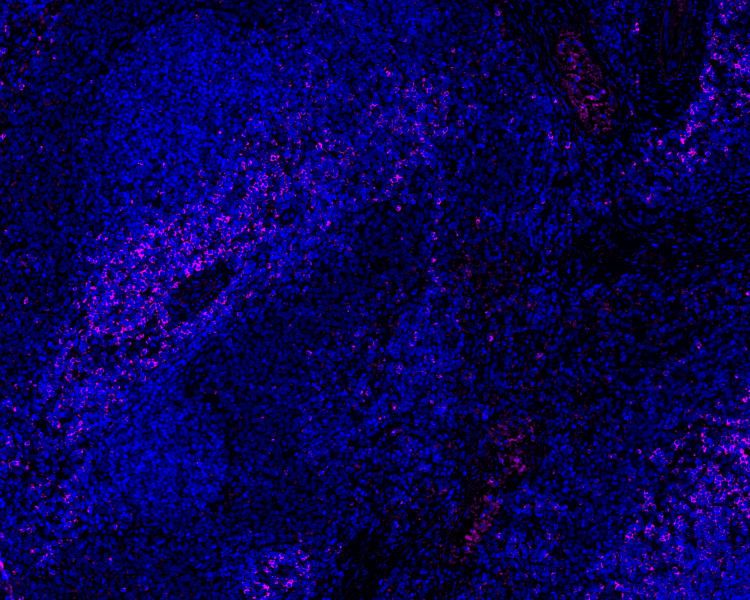
#> input picture ColorDeck_test image/2_Spleen_DAPI_CD3_RF 675_下_20.0x.jpg, 1500 x 1200 px (shown at 1/2 size); its folder holds only this picture in this run
$ python merge_mif_images.py --reference-image 'ColorDeck_test image/2_Spleen_DAPI_CD3_RF 675_下_20.0x.jpg'
#> lines starting #> are read from the running program, lines starting #| are printed output that depends on the picture; long printed decimals are rounded
import argparse
from datetime import datetime
from pathlib import Path

import cv2
import numpy as np


CHANNEL_MAP = {
    "b": 0,
    "g": 1,
    "r": 2,
}

MOTION_MAP = {
    "translation": cv2.MOTION_TRANSLATION,
    "euclidean": cv2.MOTION_EUCLIDEAN,
    "affine": cv2.MOTION_AFFINE,
}


def parse_args() -> argparse.Namespace:
    parser = argparse.ArgumentParser(
        description="Align and merge all multiplex immunofluorescence images in a folder using a reference image."
    )
    parser.add_argument(
        "--input-folder",
        default="ColorDeck_test image",
        help="Folder containing the images to align and merge.",
    )
    parser.add_argument(
        "--reference-image",
        default="1_Spleen_DAPI_Lamin B1_RF 775_下_20.0x.jpg",
        help="Filename of the reference image inside the input folder.",
    )
    parser.add_argument(
        "--dapi-channel",
        default="b",
        choices=sorted(CHANNEL_MAP),
        help="RGB channel used as DAPI. Defaults to blue channel.",
    )
    parser.add_argument(
        "--motion",
        default="translation",
        choices=sorted(MOTION_MAP),
        help="Registration model. Translation is safest when the field is the same but slightly shifted.",
    )
    parser.add_argument(
        "--output-dir",
        default="merged_output",
        help="Output folder name inside the input folder. Absolute paths are also supported.",
    )
    return parser.parse_args()


def load_image(path: str) -> np.ndarray:
    data = np.fromfile(path, dtype=np.uint8)
    image = cv2.imdecode(data, cv2.IMREAD_COLOR)
    if image is None:
        raise FileNotFoundError(f"Failed to read image: {path}")
    return image


def save_image(path: Path, image: np.ndarray) -> None:
    suffix = path.suffix or ".png"
    success, encoded = cv2.imencode(suffix, image)
    if not success:
        raise OSError(f"Failed to encode image for saving: {path}")
    encoded.tofile(path)


def match_image_size(image: np.ndarray, target_size: tuple[int, int]) -> tuple[np.ndarray, str]:
    target_h, target_w = target_size
    src_h, src_w = image.shape[:2]

    if (src_h, src_w) == (target_h, target_w):
        return image, "none"

    if src_h >= target_h and src_w >= target_w:
        top = (src_h - target_h) // 2
        left = (src_w - target_w) // 2
        cropped = image[top : top + target_h, left : left + target_w]
        if cropped.shape[:2] == (target_h, target_w):
            return cropped, f"center_crop ({src_h}x{src_w} -> {target_h}x{target_w})"

    interpolation = cv2.INTER_AREA if src_h >= target_h or src_w >= target_w else cv2.INTER_LINEAR
    resized = cv2.resize(image, (target_w, target_h), interpolation=interpolation)
    return resized, f"resize ({src_h}x{src_w} -> {target_h}x{target_w})"


def normalize_for_registration(channel: np.ndarray) -> np.ndarray:
    channel = channel.astype(np.float32)
    if channel.max() == channel.min():
        return np.zeros_like(channel, dtype=np.float32)
    normalized = cv2.normalize(channel, None, 0.0, 1.0, cv2.NORM_MINMAX)
    return cv2.GaussianBlur(normalized, (0, 0), 2.0)


def estimate_transform_ecc(
    fixed: np.ndarray, moving: np.ndarray, motion_type: int
) -> tuple[np.ndarray, float]:
    if motion_type == cv2.MOTION_HOMOGRAPHY:
        warp = np.eye(3, 3, dtype=np.float32)
    elif motion_type == cv2.MOTION_AFFINE:
        warp = np.eye(2, 3, dtype=np.float32)
    else:
        warp = np.eye(2, 3, dtype=np.float32)

    criteria = (
        cv2.TERM_CRITERIA_EPS | cv2.TERM_CRITERIA_COUNT,
        300,
        1e-6,
    )
    cc, warp = cv2.findTransformECC(
        fixed,
        moving,
        warp,
        motion_type,
        criteria,
        inputMask=None,
        gaussFiltSize=5,
    )
    return warp, cc


def estimate_transform_phase_correlation(
    fixed: np.ndarray, moving: np.ndarray
) -> tuple[np.ndarray, float]:
    shift, response = cv2.phaseCorrelate(fixed, moving)
    warp = np.array(
        [[1.0, 0.0, shift[0]], [0.0, 1.0, shift[1]]],
        dtype=np.float32,
    )
    return warp, response


def warp_image(image: np.ndarray, warp: np.ndarray, motion_type: int, size: tuple[int, int]) -> np.ndarray:
    flags = cv2.INTER_LINEAR + cv2.WARP_INVERSE_MAP
    if motion_type == cv2.MOTION_HOMOGRAPHY:
        return cv2.warpPerspective(
            image,
            warp,
            size,
            flags=flags,
            borderMode=cv2.BORDER_CONSTANT,
            borderValue=0,
        )
    return cv2.warpAffine(
        image,
        warp,
        size,
        flags=flags,
        borderMode=cv2.BORDER_CONSTANT,
        borderValue=0,
    )


def create_registration_preview(fixed: np.ndarray, aligned: np.ndarray) -> np.ndarray:
    fixed_norm = cv2.normalize(fixed, None, 0, 255, cv2.NORM_MINMAX).astype(np.uint8)
    aligned_norm = cv2.normalize(aligned, None, 0, 255, cv2.NORM_MINMAX).astype(np.uint8)
    zero = np.zeros_like(fixed_norm)
    # Red = reference DAPI, Green = aligned moving DAPI, Yellow = overlap.
    return cv2.merge([zero, aligned_norm, fixed_norm])


def fit_image_to_box(image: np.ndarray, max_width: int, max_height: int) -> np.ndarray:
    src_h, src_w = image.shape[:2]
    if src_h == 0 or src_w == 0:
        raise ValueError("Image must have non-zero dimensions.")

    scale = min(max_width / src_w, max_height / src_h)
    new_w = max(1, int(round(src_w * scale)))
    new_h = max(1, int(round(src_h * scale)))
    interpolation = cv2.INTER_AREA if scale < 1 else cv2.INTER_LINEAR
    return cv2.resize(image, (new_w, new_h), interpolation=interpolation)


def ellipsize_text(text: str, max_width: int, font_scale: float, thickness: int) -> str:
    if cv2.getTextSize(text, cv2.FONT_HERSHEY_SIMPLEX, font_scale, thickness)[0][0] <= max_width:
        return text

    ellipsis = "..."
    truncated = text
    while truncated:
        truncated = truncated[:-1]
        candidate = f"{truncated}{ellipsis}"
        if cv2.getTextSize(candidate, cv2.FONT_HERSHEY_SIMPLEX, font_scale, thickness)[0][0] <= max_width:
            return candidate
    return ellipsis


def create_overview_panel(images: list[tuple[str, np.ndarray]]) -> np.ndarray:
    if not images:
        raise ValueError("At least one image is required to create an overview panel.")

    cell_width = 420
    cell_height = 420
    title_height = 30
    margin = 24
    title_font_scale = 0.68
    title_thickness = 1
    content_padding = 8
    columns = 3 if len(images) > 4 else 2
    rows = (len(images) + columns - 1) // columns

    canvas_height = margin + rows * (cell_height + title_height + margin)
    canvas_width = margin + columns * (cell_width + margin)
    canvas = np.full((canvas_height, canvas_width, 3), 245, dtype=np.uint8)

    for idx, (title, image) in enumerate(images):
        row = idx // columns
        col = idx % columns

        x = margin + col * (cell_width + margin)
        y = margin + row * (cell_height + title_height + margin)

        display_title = ellipsize_text(title, cell_width - 24, title_font_scale, title_thickness)
        (text_width, text_height), text_baseline = cv2.getTextSize(
            display_title, cv2.FONT_HERSHEY_SIMPLEX, title_font_scale, title_thickness
        )
        cv2.putText(
            canvas,
            display_title,
            (
                x + (cell_width - text_width) // 2,
                y + text_height + max(1, (title_height - text_height - text_baseline) // 2),
            ),
            cv2.FONT_HERSHEY_SIMPLEX,
            title_font_scale,
            (40, 40, 40),
            title_thickness,
            cv2.LINE_AA,
        )

        fitted = fit_image_to_box(image, cell_width - content_padding * 2, cell_height - content_padding * 2)
        fitted_h, fitted_w = fitted.shape[:2]
        image_x = x + (cell_width - fitted_w) // 2
        image_y = y + title_height + (cell_height - fitted_h) // 2
        canvas[image_y : image_y + fitted_h, image_x : image_x + fitted_w] = fitted

    return canvas


def list_image_files(folder: Path) -> list[Path]:
    supported_suffixes = {".jpg", ".jpeg", ".png", ".tif", ".tiff", ".bmp"}
    return sorted(
        path for path in folder.iterdir() if path.is_file() and path.suffix.lower() in supported_suffixes
    )


def build_timestamped_output_dir(input_folder: Path, output_dir_arg: str) -> Path:
    timestamp = datetime.now().strftime("%Y%m%d_%H%M%S")
    output_dir = Path(output_dir_arg)

    if output_dir.is_absolute():
        parent = output_dir.parent
        base_name = output_dir.name
    else:
        parent = input_folder
        base_name = output_dir_arg

    return parent / f"{base_name}_{timestamp}"


def main() -> None:
    args = parse_args()
    input_folder = Path(args.input_folder)
    if not input_folder.is_dir():
        raise FileNotFoundError(f"Input folder does not exist: {input_folder}")

    output_dir = build_timestamped_output_dir(input_folder, args.output_dir)
    output_dir.mkdir(parents=True, exist_ok=True)

    image_paths = list_image_files(input_folder)
    if not image_paths:
        raise FileNotFoundError(f"No supported image files found in folder: {input_folder}")

    reference_path = input_folder / args.reference_image
    if not reference_path.is_file():
        raise FileNotFoundError(f"Reference image not found: {reference_path}")

    if reference_path not in image_paths:
        image_paths.append(reference_path)
        image_paths.sort()

    reference_image = load_image(str(reference_path))
#> in load_image, image is the input picture: shape (1200, 1500, 3); mean B, G, R 82.1, 0.8, 6.5

    channel_idx = CHANNEL_MAP[args.dapi_channel]
    motion_type = MOTION_MAP[args.motion]

    reference_dapi = normalize_for_registration(reference_image[:, :, channel_idx])
#> in normalize_for_registration, `channel = channel.astype(np.float32)`:
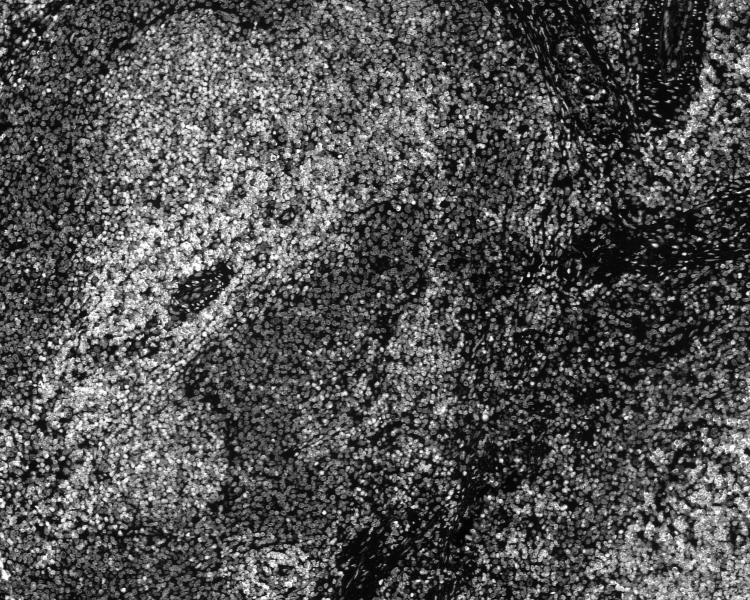
#> channel: shape (1200, 1500) float32 (shown at 1/2 size); min 0, max 255, mean 82.1
#> in normalize_for_registration, `return cv2.GaussianBlur(normalized, (0, 0), 2.0)`:
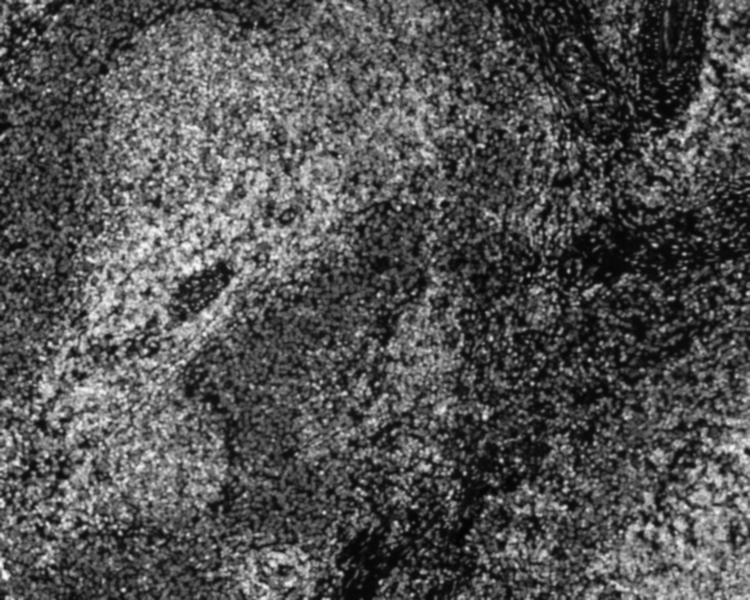
#> returned value: shape (1200, 1500) float32 (shown at 1/2 size); min 0.0159, max 0.984, mean 0.322
    h, w = reference_image.shape[:2]
#> h = 1200; w = 1500

    aligned_dir = output_dir / "aligned_images"
    preview_dir = output_dir / "registration_previews"
    aligned_dir.mkdir(parents=True, exist_ok=True)
    preview_dir.mkdir(parents=True, exist_ok=True)

    merged = reference_image.copy()
    merged_path = output_dir / "merged_image.png"
    overview_path = output_dir / "input_and_merged_overview.png"
    info_path = output_dir / "transform_info.txt"
    reference_copy_path = aligned_dir / reference_path.name
    save_image(reference_copy_path, reference_image)
    overview_items: list[tuple[str, np.ndarray]] = [(reference_path.name, reference_image)]

    with info_path.open("w", encoding="utf-8") as f:
        f.write(f"input_folder: {input_folder}\n")
        f.write(f"output_dir: {output_dir}\n")
        f.write(f"reference_image: {reference_path.name}\n")
        f.write(f"overview_image: {overview_path.name}\n")
        f.write(f"motion: {args.motion}\n")
        f.write(f"dapi_channel: {args.dapi_channel}\n")
        f.write(f"reference_size: {h}x{w}\n")
        f.write("\n")
        f.write(f"[{reference_path.name}]\n")
        f.write("method: reference\n")
        f.write("score: 1.0\n")
        f.write("size_adjustment: none\n")
        f.write("warp_matrix:\n")
        f.write("1.00000000 0.00000000 0.00000000\n")
        f.write("0.00000000 1.00000000 0.00000000\n\n")

        for image_path in image_paths:
            if image_path == reference_path:
                continue

            moving_image = load_image(str(image_path))
            overview_items.append((image_path.name, moving_image.copy()))
            moving_image, size_adjustment = match_image_size(moving_image, (h, w))
#> size_adjustment = 'none'

            moving_dapi = normalize_for_registration(moving_image[:, :, channel_idx])

            try:
                warp, score = estimate_transform_ecc(reference_dapi, moving_dapi, motion_type)
#> in estimate_transform_ecc, `cc, warp = cv2.findTransformECC( fixed, moving, warp, motion_type, cri..`: cc = 1; warp = [[1, 0, -4.9e-11], [0, 1, -8.09e-11]]
#> warp = [[1, 0, -4.9e-11], [0, 1, -8.09e-11]]; score = 1
                method = "ECC"
            except cv2.error:
                if motion_type != cv2.MOTION_TRANSLATION:
                    raise
                warp, score = estimate_transform_phase_correlation(reference_dapi, moving_dapi)
                method = "phase_correlation"

            aligned_image = warp_image(moving_image, warp, motion_type, (w, h))
            aligned_dapi = warp_image(moving_image[:, :, channel_idx], warp, motion_type, (w, h))
            preview = create_registration_preview(reference_image[:, :, channel_idx], aligned_dapi)
#> in create_registration_preview, `return cv2.merge([zero, aligned_norm, fixed_norm])`:
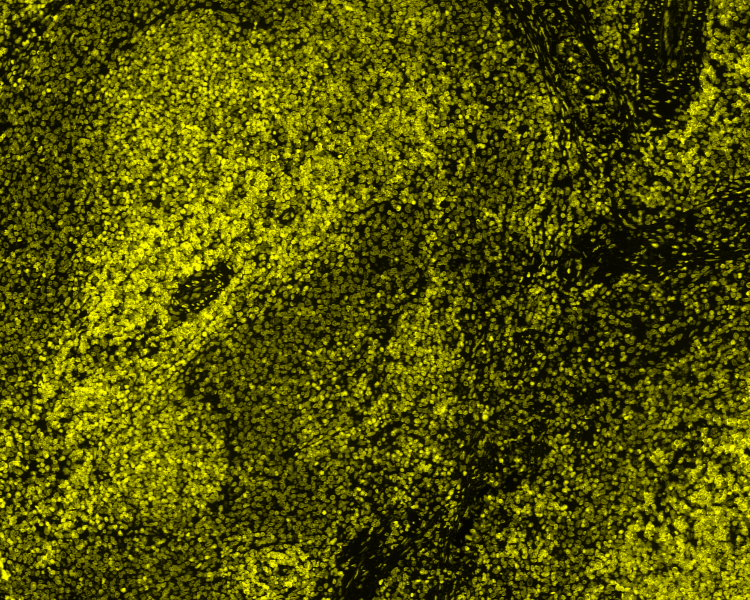
#> returned value: shape (1200, 1500, 3) (shown at 1/2 size); mean of channels 0, 1, 2 0, 82.1, 82.1; drawn as B, G, R

            merged = np.maximum(merged, aligned_image)

            aligned_path = aligned_dir / image_path.name
            preview_path = preview_dir / f"{image_path.stem}_registration_check.png"
            save_image(aligned_path, aligned_image)
            save_image(preview_path, preview)

            f.write(f"[{image_path.name}]\n")
            f.write(f"method: {method}\n")
            f.write(f"score: {score}\n")
            f.write(f"size_adjustment: {size_adjustment}\n")
            f.write("warp_matrix:\n")
            for row in warp:
                f.write(" ".join(f"{value:.8f}" for value in row) + "\n")
#> this loop made 2 passes
            f.write("\n")

            print(f"Processed image: {image_path.name}")
            print(f"Size adjustment: {size_adjustment}")
#| Size adjustment: none
            print(f"Registration method: {method}")
            print(f"Registration score: {score}")
#| Registration score: 1.000
            print(f"Aligned image: {aligned_path}")
            print(f"Registration preview: {preview_path}")

    save_image(merged_path, merged)
    overview_panel = create_overview_panel([*overview_items, ("Merged Result", merged)])
#> the loop in create_overview_panel, `for idx, (title, image) in enumerate(images):` made 3 passes
#> pass 1, in create_overview_panel, `fitted = fit_image_to_box(image, cell_width - content_padding * 2, cel..`:
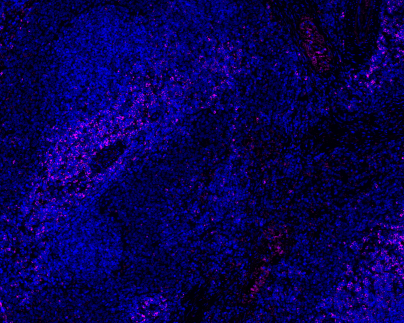
#> fitted: shape (323, 404, 3); mean B, G, R 82.1, 0.7, 6.5
#> after the loop in create_overview_panel, `for idx, (title, image) in enumerate(images):`:
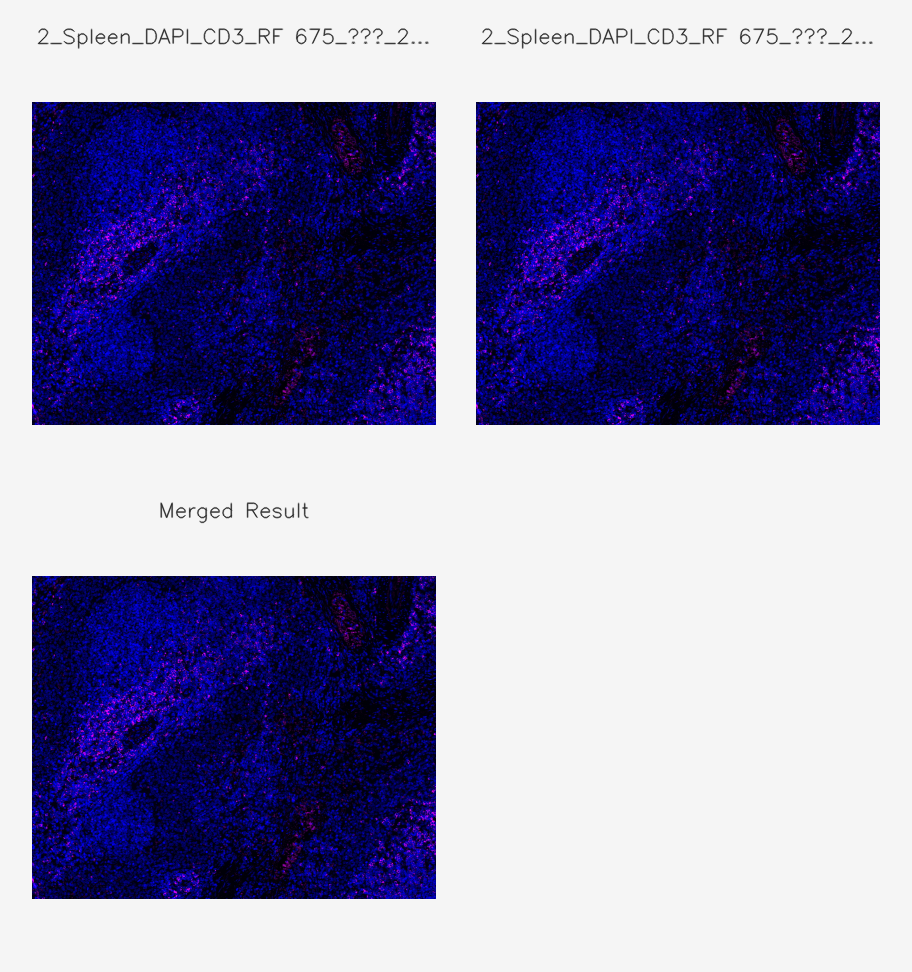
#> canvas: shape (972, 912, 3); mean B, G, R 172.5, 136.5, 139.1
    save_image(overview_path, overview_panel)
    print(f"Output directory: {output_dir}")
    print(f"Reference image copied to: {reference_copy_path}")
    print(f"Merged image: {merged_path}")
    print(f"Overview image: {overview_path}")
    print(f"Transform info: {info_path}")


if __name__ == "__main__":
    main()
